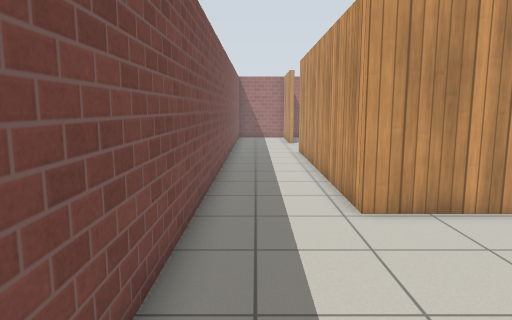
[1] (above)

16 first-person views from a walk through a robot-simulator world made for Gazebo. The camera is 1.2 m above the floor, tilts 8° down and sees 70° across. The floor is counted in squares, 0.5 m on a side. Each view is taken from the middle of a square. On the plan, view 1 faces up. The plan holds only what a view shows up to about 20 squares ahead; the rest is blank. Gazebo's built-in surfaces are drawn with simple patterns.

[2]
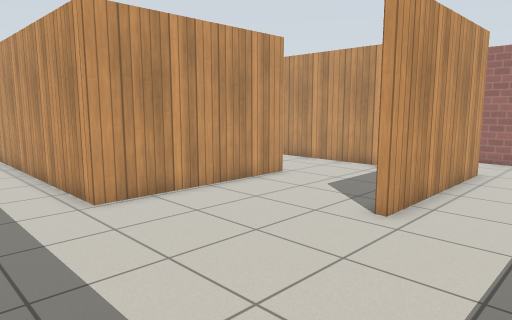

[3]
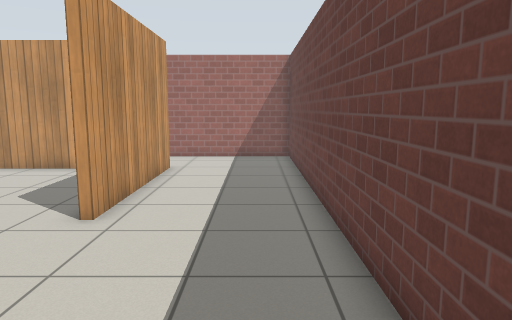

[4]
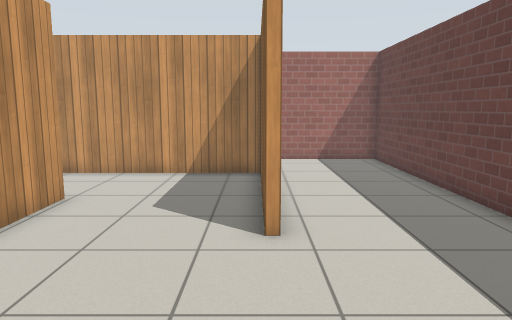

[5]
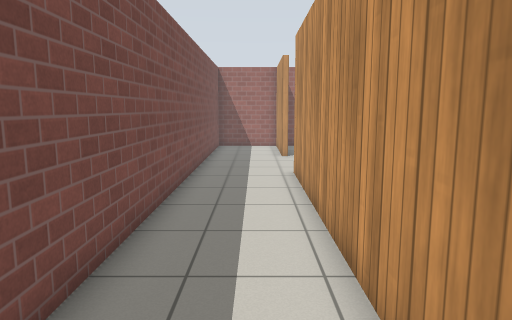

[6]
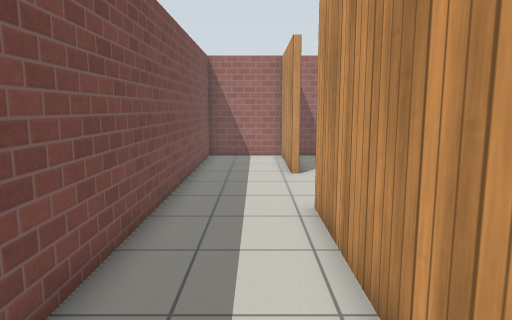

[7]
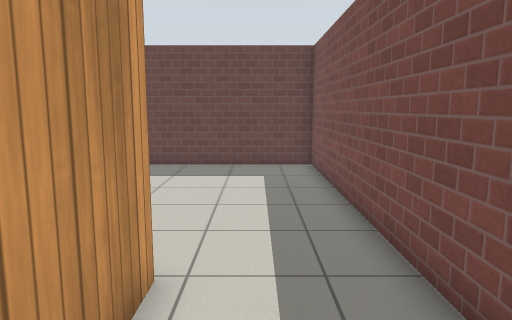

[8]
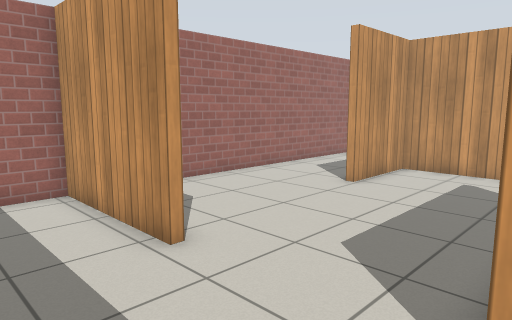

[9]
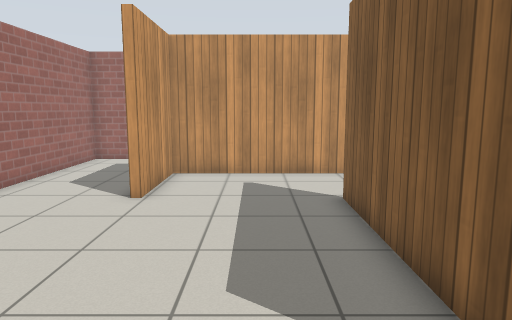

[10]
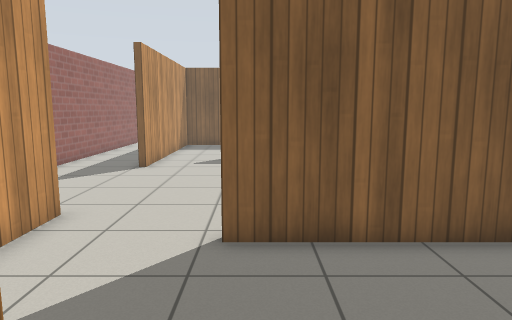

[11]
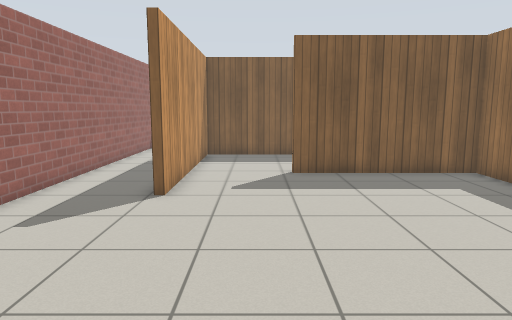

[12]
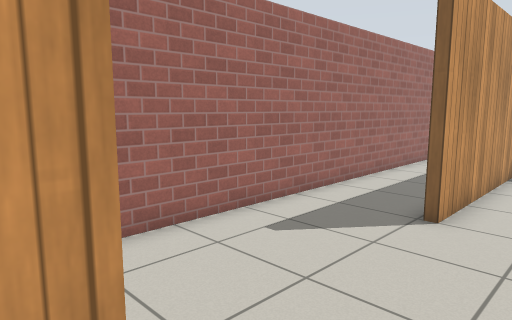

[13]
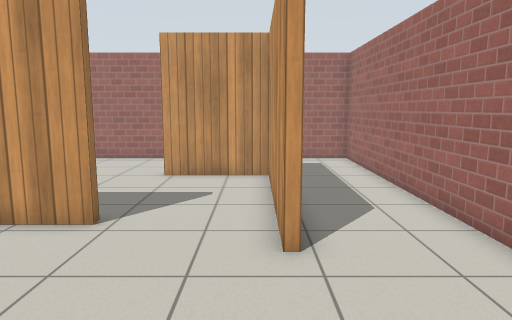

[14]
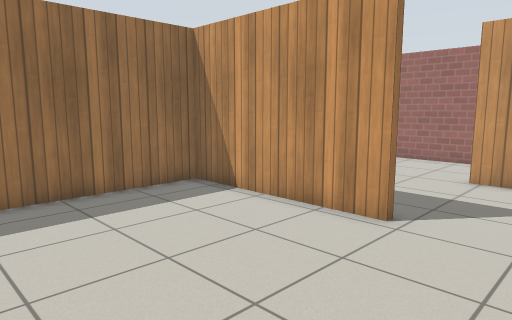

[15]
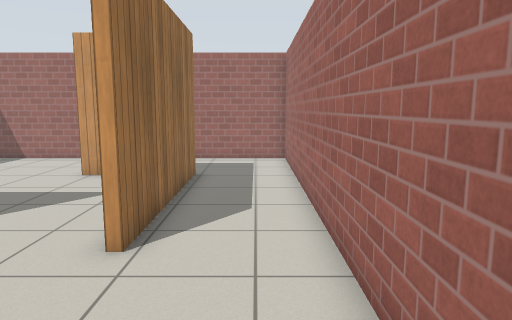

[16]
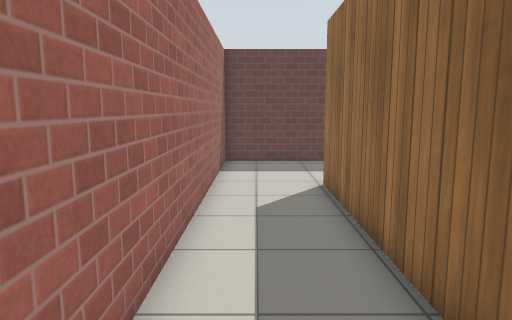

### Floor plan
Points are (right, up) in squares from view 1. A wall is a line through its corners. A room is listed if a view was taken in it or the views show most of it. See-through windows are left out.
Room 1 (views 1, 2, 3, 4, 5, 6, 7, 8, 9)
walls: (6.6, 2.8) (13.5, 2.8) (13.5, 7.5); (9.6, 8.2) (2.4, 8.2) (2.4, 20.8); (13.8, 2.5) (6.6, 2.5); (2.8, 25.5) (2.4, 25.5) (2.4, 30.7) (-1.4, 30.7) (-1.4, -2.7) (17.4, -2.7) (17.4, 1.5)
ways out: opening at (3, 23.5) to room 2; opening at (11.5, 8) to room 3; opening at (16, 2.3) to room 3
Room 2 (views 10, 11)
walls: (13.8, 26.5) (13.8, 18.9); (13.5, 21.4) (13.5, 26.1) (9.7, 26.1) (9.7, 26.5); (3, 20.7) (9.6, 20.7); (17.4, 17.5) (17.4, 30.7) (3.3, 30.7)
ways out: opening at (3, 23.5) to room 1; opening at (11.5, 21) to room 3; opening at (16, 17.3) to room 3
Room 3 (views 12, 13, 14, 15, 16)
walls: (13.8, 11.2) (13.8, 2.5); (13.5, 7.5) (13.5, 12.1); (13.8, 18.9) (13.5, 18.9) (13.5, 21.4); (9.6, 20.7) (9.6, 20.4) (2.7, 20.4) (2.7, 14.6); (2.7, 10.4) (2.7, 8.5) (9.6, 8.5); (17.4, 1.5) (17.4, 17.5)
ways out: opening at (11.5, 8) to room 1; opening at (16, 2.3) to room 1; opening at (11.5, 21) to room 2; opening at (16, 17.3) to room 2

Where each view was taken, in squares from view 1:
view 1: 0 up, 0 right, facing up
view 2: 1 down, 1 left, facing up-right
view 3: 1 down, 1 left, facing right
view 4: 3 up, 0 right, facing right
view 5: 7 up, 1 right, facing up
view 6: 12 up, 1 right, facing up
view 7: 13 up, 1 right, facing down
view 8: 20 up, 1 left, facing up-right
view 9: 23 up, 0 right, facing right
view 10: 27 up, 9 right, facing down
view 11: 22 up, 11 right, facing down
view 12: 20 up, 11 right, facing down-right
view 13: 13 up, 13 right, facing up
view 14: 13 up, 13 right, facing up-left
view 15: 13 up, 16 right, facing up
view 16: 14 up, 16 right, facing down
